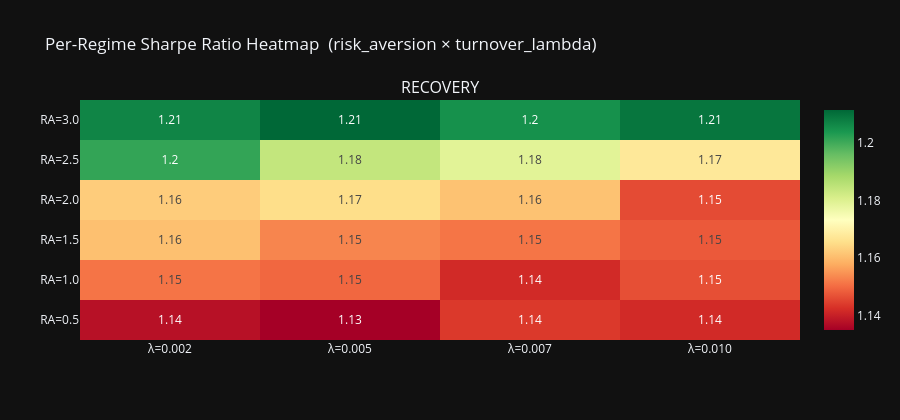

Notebook cell for this chart:
### Code cell
battery = 'sandbox/02_adaptive_settings.yaml'

# ─────────────────────────────────────────────────────────────────────────────
# STEP 1  |  Regime Parameter Discovery
# Sweeps all (risk_aversion  x  turnover_lambda) combos defined in the
# search_grid section of 02_adaptive_settings.yaml.
#
# For every combo the full walk-forward simulation is run and each day's
# return is tagged with its market regime. Per-regime Sharpe is computed
# and the winning params per regime are returned.
# ─────────────────────────────────────────────────────────────────────────────
best_params = run_regime_param_search(battery)
print('\nDiscovered best params:', best_params)

### Figure 1 — Plotly figure (JSON) as saved in the notebook; plotly's stock layout.template omitted (floating-point values rounded to 4 significant figures)
{"data": [{"colorscale": [[0, "rgb(165,0,38)"], [0.1, "rgb(215,48,39)"], [0.2, "rgb(244,109,67)"], [0.3, "rgb(253,174,97)"], [0.4, "rgb(254,224,139)"], [0.5, "rgb(255,255,191)"], [0.6, "rgb(217,239,139)"], [0.7, "rgb(166,217,106)"], [0.8, "rgb(102,189,99)"], [0.9, "rgb(26,152,80)"], [1, "rgb(0,104,55)"]], "showscale": true, "text": [[1.14, 1.13, 1.14, 1.14], [1.15, 1.15, 1.14, 1.15], [1.16, 1.15, 1.15, 1.15], [1.16, 1.17, 1.16, 1.15], [1.2, 1.18, 1.18, 1.17], [1.21, 1.21, 1.2, 1.21]], "texttemplate": "%{text}", "type": "heatmap", "x": ["λ=0.002", "λ=0.005", "λ=0.007", "λ=0.010"], "xaxis": "x", "y": ["RA=0.5", "RA=1.0", "RA=1.5", "RA=2.0", "RA=2.5", "RA=3.0"], "yaxis": "y", "z": [[1.138, 1.135, 1.144, 1.142], [1.151, 1.15, 1.142, 1.147], [1.161, 1.153, 1.151, 1.148], [1.163, 1.165, 1.161, 1.146], [1.201, 1.184, 1.179, 1.168], [1.207, 1.211, 1.205, 1.209]]}], "layout": {"annotations": [{"font": {"size": 16}, "showarrow": false, "text": "RECOVERY", "x": 0.5, "xanchor": "center", "xref": "paper", "y": 1, "yanchor": "bottom", "yref": "paper"}], "height": 420, "title": {"text": "Per-Regime Sharpe Ratio Heatmap  (risk_aversion × turnover_lambda)"}, "xaxis": {"anchor": "y", "domain": [0, 1]}, "yaxis": {"anchor": "x", "domain": [0, 1]}}}
